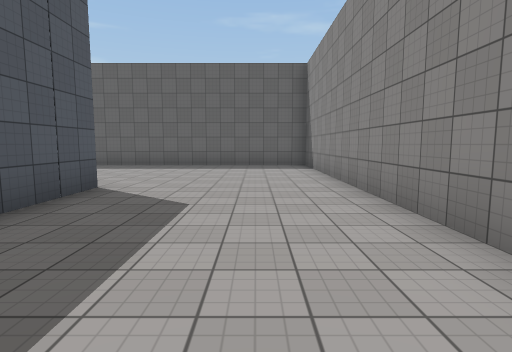
[1] (above)

24 first-person views from a walk through a scene from a Unity 3-D project. The camera is 1.5 m above the floor, tilts 6° down and sees 80° across. The floor is counted in squares, 2 m on a side. Each view is taken from the middle of a square. On the plan, view 1 faces up. The plan holds only what a view shows up to about 10 squares ahead; the rest is blank. The place goes on beyond the plan. Surface patterns are stand-ins for the level's own textures.

[2]
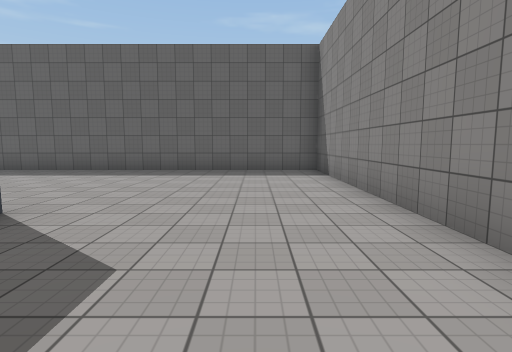

[3]
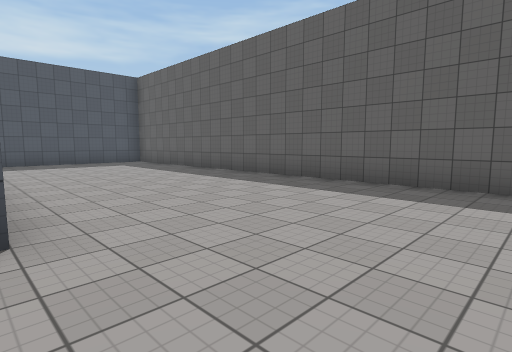

[4]
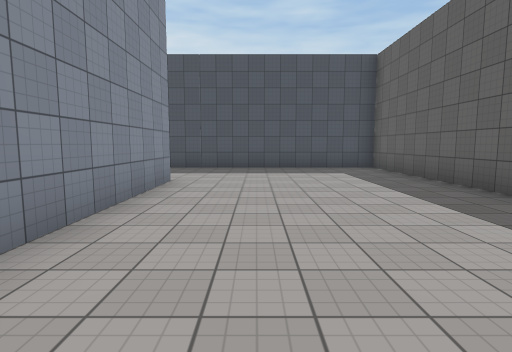

[5]
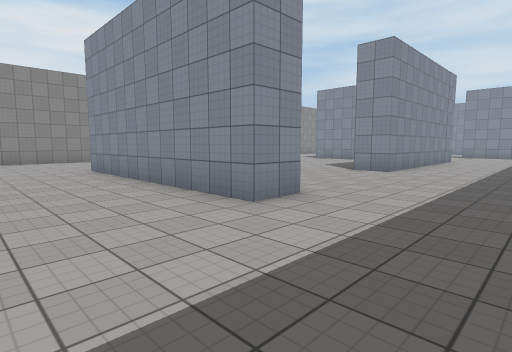

[6]
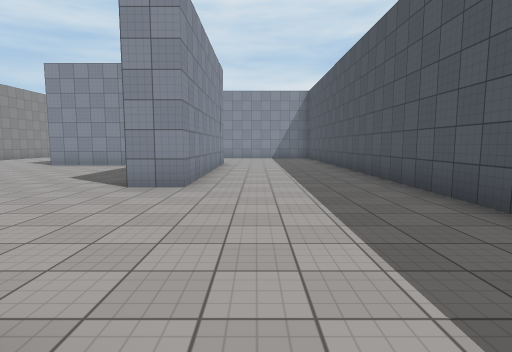

[7]
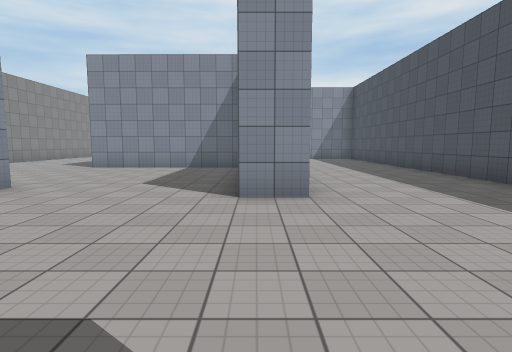

[8]
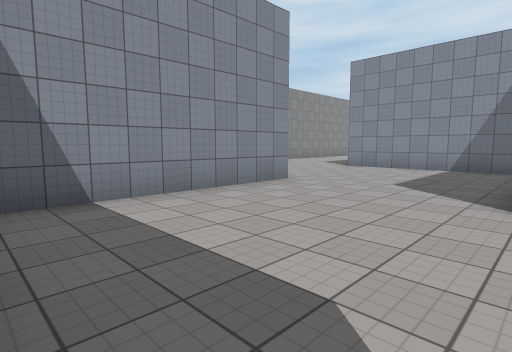

[9]
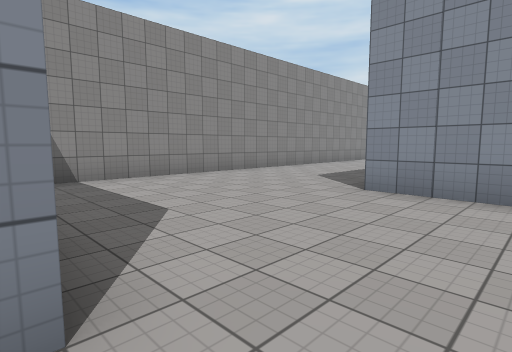

[10]
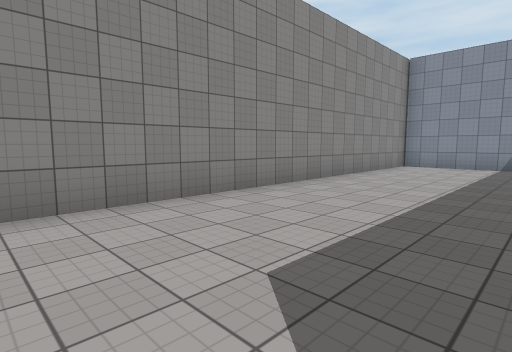

[11]
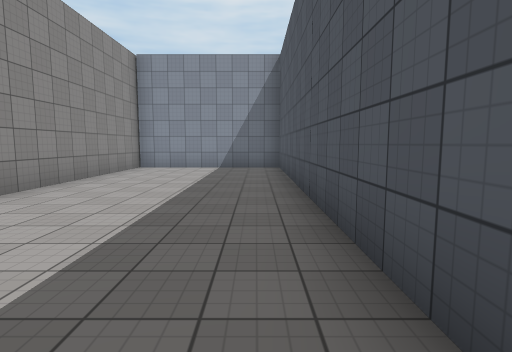

[12]
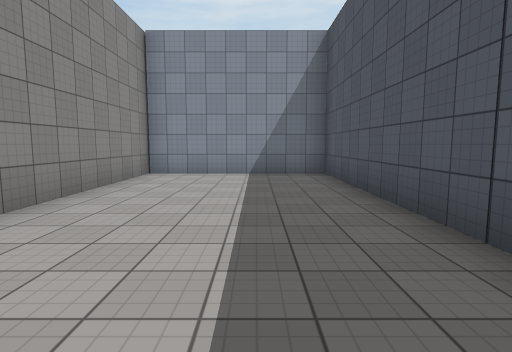

[13]
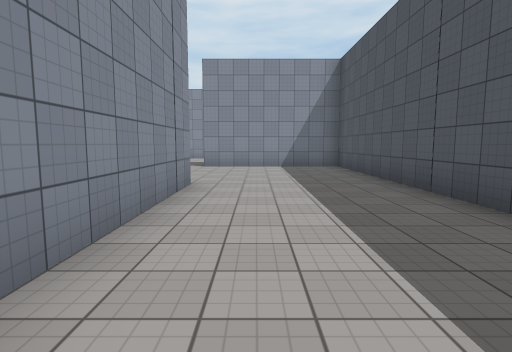

[14]
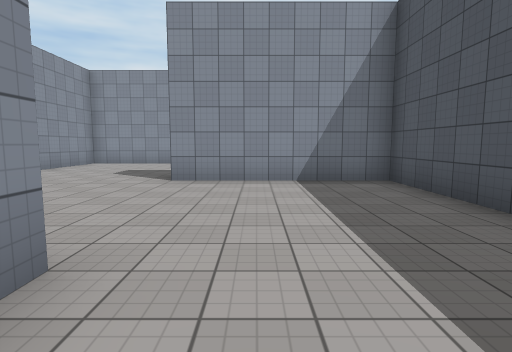

[15]
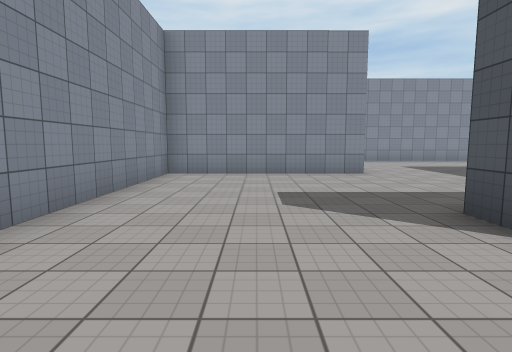

[16]
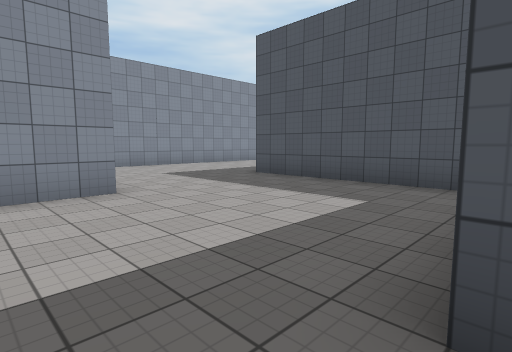

[17]
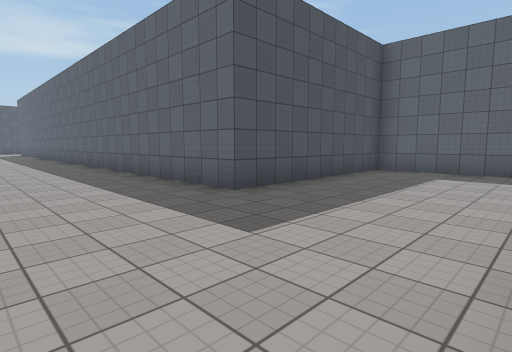

[18]
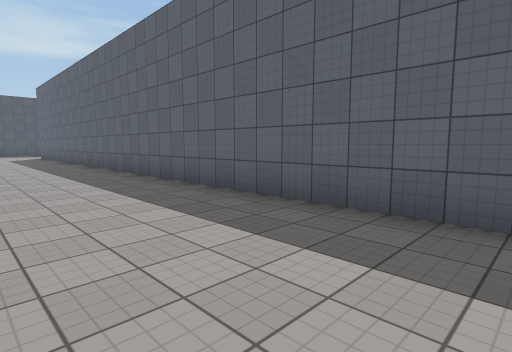

[19]
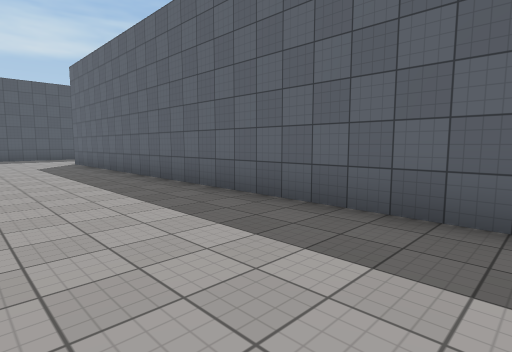

[20]
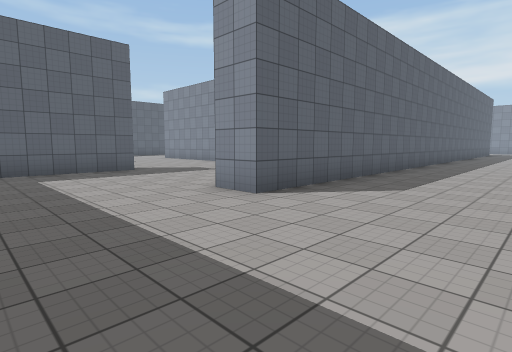

[21]
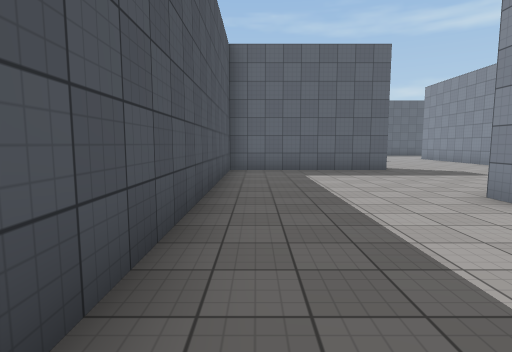

[22]
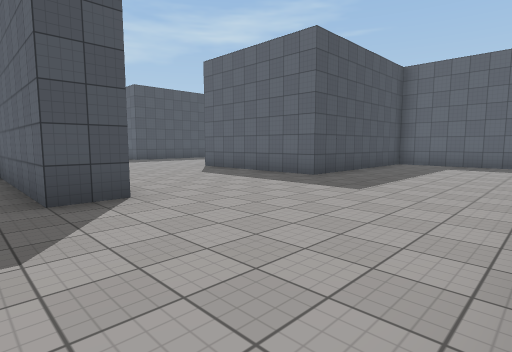

[23]
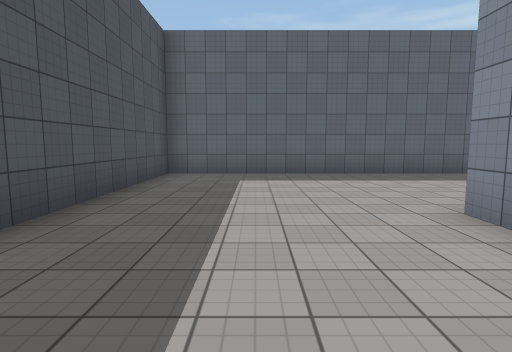

[24]
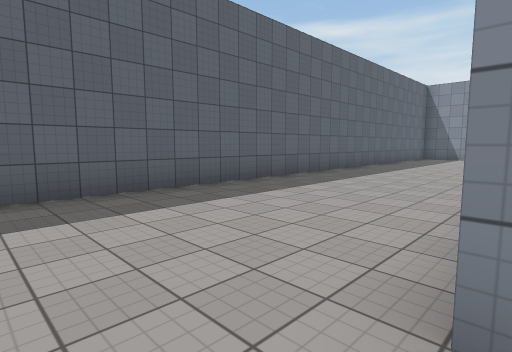

### Floor plan
Points are (right, up) in squares from view 1. A wall is a line through its corners. A room is listed if a view was taken in it or the views show most of it. See-through windows are left out.
Room 1 (views 1, 2, 3, 4, 5, 6, 7, 8, 9, 10, 11, 12, 13, 14, 15, 16, 17, 18, 19, 20, 21, 22, 23, 24)
walls: (-8.8, -6.8) (-8.8, -0.3) (-7.8, -0.3); (-9.8, -12.2) (-12.8, -12.2) (-12.8, -17.7) (-33.7, -17.7) (-33.7, -16.8); (-20.5, -1.3) (-33.2, -1.3) (-33.2, -6.7) (-37, -6.7); (-8.3, -11.6) (-8.3, -12.2); (-7.5, -5.8) (-2.7, -5.8); (-12.8, 1.9) (-12.8, -11.2) (-8.2, -11.2); (-8.9, -16.8) (-3.8, -16.8) (-3.8, -11.6); (-28.7, -6.4) (-28.7, -5.8); (-2.8, -7.8) (-2.8, -16.8) (1.7, -16.8) (1.7, -2.2); (-3.8, -1.4) (-3.8, 3.8); (-9.2, 4.2) (-9.2, 5.3) (-2.8, 5.3) (-2.8, 3.1); (-33.2, -11.1) (-33.2, -12.2) (-37.7, -12.2) (-37.7, -20.2); (1.7, 2) (1.7, 10.7) (-12.8, 10.7) (-12.8, 4.3)

Positions as (right, up) in squares from view 1, and headings:
1: (0, 0), facing up
2: (0, 2), facing up
3: (0, 5), facing up-left
4: (-3, 7), facing left
5: (-12, 8), facing down-right
6: (-10, 5), facing down
7: (-8, 4), facing down
8: (-8, 4), facing down-right
9: (-5, -1), facing down-right
10: (-2, -6), facing down-right
11: (-2, -7), facing down
12: (-1, -9), facing down
13: (-10, -1), facing down
14: (-10, -5), facing down
15: (-6, -9), facing down
16: (-7, -12), facing down-left
17: (-9, -21), facing up-left
18: (-15, -21), facing up-left
19: (-21, -21), facing up-left
20: (-37, -21), facing up-right
21: (-37, -21), facing up
22: (-29, -13), facing up-left
23: (-31, -9), facing up
24: (-30, -6), facing up-right
